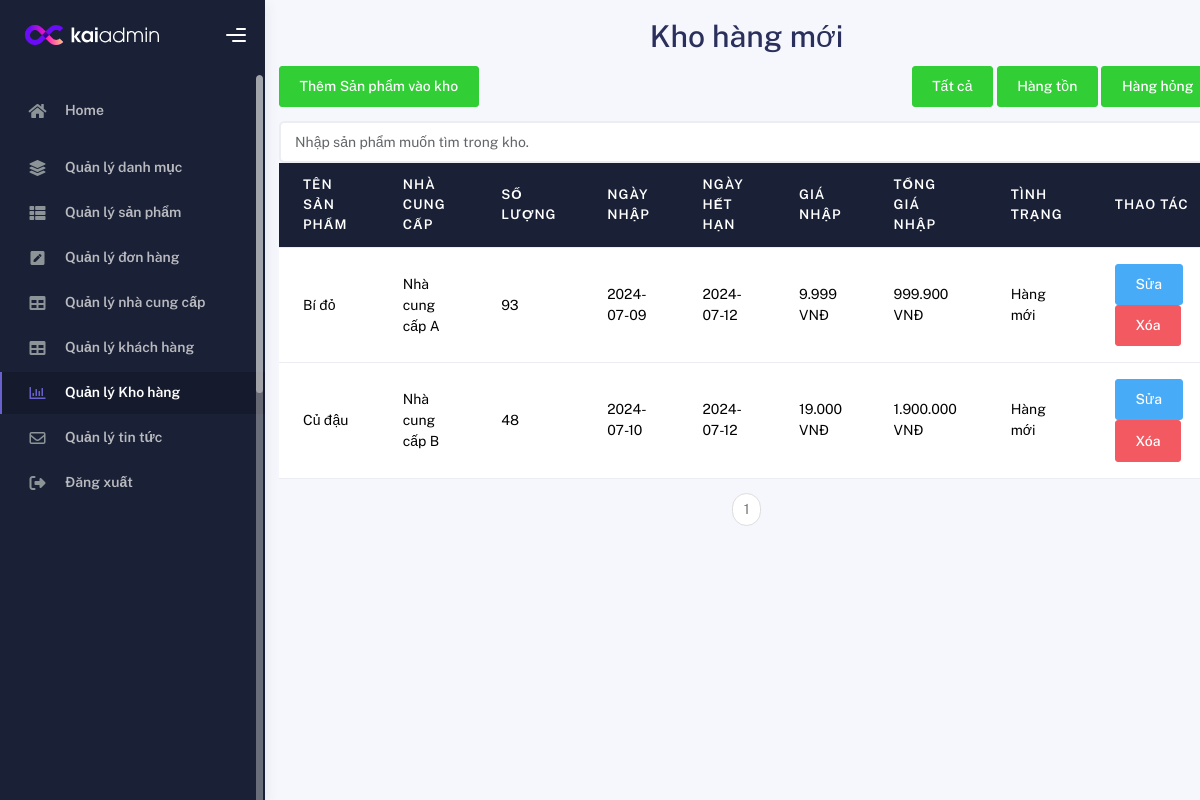
The page /Admin/Quanlykhohang/hangMoi.php (signed in) on the database its author committed.
### tables this page shows
CREATE TABLE `khohang` (
  `maLoai` int(20) NOT NULL,
  `maSanPham` int(20) NOT NULL,
  `tenSanPham` varchar(50) NOT NULL,
  `ngayNhap` date NOT NULL,
  `maNhaCungCap` int(20) NOT NULL,
  `soLuong` int(10) NOT NULL,
  `giaNhap` int(6) NOT NULL,
  `hanSuDung` date NOT NULL,
  `tongTienNhap` int(50) NOT NULL,
  `tinhTrang` enum('Hàng mới','Hàng cũ','Hỏng') NOT NULL
);

CREATE TABLE `nhacungcap` (
  `maNhaCungCap` int(20) NOT NULL,
  `tenNhaCungCap` varchar(255) NOT NULL,
  `diaChi` varchar(250) NOT NULL,
  `email` varchar(30) NOT NULL,
  `soDienThoai` varchar(10) NOT NULL,
  `ghiChu` varchar(255) DEFAULT NULL
);

### Admin/Quanlykhohang/hangMoi.php (the view, shortened to what this page needs)
<!DOCTYPE html>
<html lang="en">
<head>
  <link rel="stylesheet" href="https://cdnjs.cloudflare.com/ajax/libs/font-awesome/6.5.2/css/all.min.css">
  <link rel="stylesheet" href="//cdnjs.cloudflare.com/ajax/libs/morris.js/0.5.1/morris.css">
  <link rel="stylesheet" href="../assets1/main.css">
  <link rel="stylesheet" href="../assets/css/bootstrap.min.css" />
  <link rel="stylesheet" href="../assets/css/plugins.min.css" />
  <link rel="stylesheet" href="../assets/css/kaiadmin.min.css" />
  <link rel="stylesheet" href="../assets/css/demo.css" />
</head>
<body>
  <div class="wrapper">
    <div class="sidebar" data-background-color="dark">
      <div class="sidebar-logo">
        <div class="logo-header" data-background-color="dark">
          <a href="/Demo/Admin/trangchu.php" class="logo">
            <img src="/Demo/Admin/assets/img/kaiadmin/logo_light.svg" alt="navbar brand" class="navbar-brand" height="20">
          </a>
          <div class="nav-toggle">
            <button class="btn btn-toggle toggle-sidebar">
              <i class="gg-menu-right"></i>
            </button>
          </div>
        </div>
      </div>
      <div class="scroll-wrapper sidebar-wrapper scrollbar scrollbar-inner" style="position: relative;">
        <div class="sidebar-wrapper scrollbar scrollbar-inner scroll-content scroll-scrolly_visible" style="height: auto; margin-bottom: 0px; margin-right: 0px; max-height: 427px;">
          <div class="sidebar-content">
            <ul class="nav nav-secondary">
              <li class="nav-item">
                <a href="/Demo/Admin/trangchu.php" class="collapsed" aria-expanded="false">
                  <i class="fas fa-home"></i>
                  <p>Home</p>
                </a>
              </li>
              <li class="nav-item">
                <a href="/Demo/Admin/Quanlydanhmuc/hienthi.php">
                  <i class="fas fa-layer-group"></i>
                  <p>Quản lý danh mục</p>
                </a>
              </li>
              <li class="nav-item">
                <a href="/Demo/Admin/Quanlysanpham/hienthi.php">
                  <i class="fas fa-th-list"></i>
                  <p>Quản lý sản phẩm</p>
                </a>
              </li>
              <li class="nav-item">
                <a href="/Demo/Admin/Quanlydonhang/hienthi.php">
                  <i class="fas fa-pen-square"></i>
                  <p>Quản lý đơn hàng</p>
                </a>
              </li>
              <li class="nav-item">
                <a href="/Demo/Admin/Quanlynhacungcap/hienthi.php">
                  <i class="fas fa-table"></i>
                  <p>Quản lý nhà cung cấp</p>
                </a>
              </li>
              <li class="nav-item">
                <a href="/Demo/Admin/Quanlykhachhang/hienthi.php">
                  <i class="fas fa-table"></i>
                  <p>Quản lý khách hàng</p>
                </a>
              </li>
              <li class="nav-item active">
                <a href="/Demo/Admin/Quanlykhohang/Khohang.php">
                  <i class="far fa-chart-bar"></i>
                  <p>Quản lý Kho hàng</p>
                </a>
              </li>
              <li class="nav-item">
                <a href="/Demo/Admin/Quanlytintuc/news.php">
                  <i class="fa-regular fa-envelope"></i>
                  <p>Quản lý tin tức</p>
                </a>
              </li>
              <li class="nav-item">
                <a href="/Demo/Admin/logout.php">
                  <i class="fa-solid fa-right-from-bracket"></i>
                  <p>Đăng xuất</p>
                </a>
              </li>
            </ul>
          </div>
        </div>
        <div class="scroll-element scroll-y scroll-scrolly_visible">
          <div class="scroll-element_outer">
            <div class="scroll-element_size"></div>
            <div class="scroll-element_track"></div>
            <div class="scroll-bar" style="height: 318px; top: 0px;"></div>
          </div>
        </div>
      </div>
    </div>
    <div class="main-panel">
      <div class="container m-3">
        <h1 align="Center">Kho hàng mới</h1>
        <?php
        include 'connect.php';
        $sql_layncc = "SELECT COUNT(*) as total FROM khohang WHERE tinhTrang = 'Hàng mới'";
        $result = mysqli_query($conn, $sql_layncc);
        $row = mysqli_fetch_assoc($result);
        $total_records = $row['total'];
        $page_hientai = isset($_GET['trang']) ? $_GET['trang'] : 1;
        $item_page = 5;
        $sotrang = ceil($total_records / $item_page);
        $start = ($page_hientai - 1) * $item_page;
        ?>
        <div class="khoangCach">
          <a href="Themkho.php" class="btn btn-success mb-3"> Thêm Sản phẩm vào kho</a>
          <div>
            <a href="khohang.php" class="btn btn-success mb-3"> Tất cả</a>
            <a href="hangTon.php" class="btn btn-success mb-3"> Hàng tồn</a>
            <a href="hangHong.php" class="btn btn-success mb-3"> Hàng hỏng</a>
          </div>
        </div>
        <div class="">
          <div class="d-search">
            <input type="text" id="search" class="form-control" aria-label="Search invoice" placeholder="Nhập sản phẩm muốn tìm trong kho.">
          </div>
        </div>
        <table class="table">
          <thead class="thead-dark">
            <tr>
              <th>Tên sản phẩm</th>
              <th>Nhà cung cấp</th>
              <th>Số lượng</th>
              <th>Ngày Nhập</th>
              <th>Ngày hết hạn</th>
              <th>Giá Nhập</th>
              <th>Tổng giá nhập</th>
              <th>Tình trạng</th>
              <th>Thao tác</th>
            </tr>
          </thead>
          <tbody id="body_table">
            <?php
            include 'connect.php';
            $sql = "SELECT *FROM khohang WHERE tinhTrang = 'Hàng mới' LIMIT $start, $item_page  ";
            $result = mysqli_query($conn, $sql);
            while ($row = mysqli_fetch_array($result)) {
            ?>
              <?php
              $sql1 = "SELECT * FROM nhacungcap where maNhaCungCap =" . $row['maNhaCungCap'];
              $result1 = mysqli_query($conn, $sql1);
              $row1 = mysqli_fetch_assoc($result1);
              ?>
              <tr>
                <td><?php echo $row['tenSanPham']; ?></td>
                <td><?php echo $row1['tenNhaCungCap']; ?></td>
                <td><?php echo $row['soLuong']; ?></td>
                <td><?php echo $row['ngayNhap']; ?></td>
                <td><?php echo $row['hanSuDung']; ?></td>
                <td><?php echo number_format($row['giaNhap'], 0, '', '.') . " VNĐ"; ?></td>
                <td><?php echo number_format($row['tongTienNhap'], 0, '', '.') . " VNĐ"; ?></td>
                <td><?php echo $row['tinhTrang']; ?></td>
                <td> <a href="Suakho.php?id= <?php echo $row['maLoai']; ?>" class="btn btn-info">Sửa</a>
                  <a onclick="return confirm('Bạn có muốn xóa sản phẩm này không');" href="Xoakhohang.php?id=<?php echo $row['maLoai']; ?>" class="btn btn-danger">Xóa</a>
                </td>
              </tr>
            <?php
            }
            ?>
          </tbody>
        </table>
        <ul class="pagination justify-content-center">
          <?php
          for ($i = 1; $i <= $sotrang; $i++) {
            echo "<li class='page-item'><a class='page-link'
                    href='?trang=$i'>$i</a></li>";
          }
          ?>
        </ul>
      </div>
    </div>
  </div>
</body>
</html>

### Admin/assets1/main.css (style rules this page uses)
body { font-family: "Helvetica Neue", "Open sans", sans-serif; background-color: gray; background-image: -webkit-linear-gradient(top left, rgba(0, 0, 0, 0.15), rgb(93, 93, 93, 0.15)), url(https://img1.kienthucvui.vn/uploads/2019/10/30/anh-chup-rau-cu-qua_112150407.jpg); color: white; background-size: cover; }
.khoangCach { display: flex; flex-direction: row; align-items: center; justify-content: space-between; }

### rows shown on the page
khohang: tenSanPham "Bí đỏ", maNhaCungCap.tenNhaCungCap "Nhà cung cấp A", soLuong "93", ngayNhap "2024-07-09", hanSuDung "2024-07-12", giaNhap "9.999", tongTienNhap "999.900", tinhTrang "Hàng mới"
khohang: tenSanPham "Củ đậu", maNhaCungCap.tenNhaCungCap "Nhà cung cấp B", soLuong "48", ngayNhap "2024-07-10", hanSuDung "2024-07-12", giaNhap "19.000", tongTienNhap "1.900.000", tinhTrang "Hàng mới"
